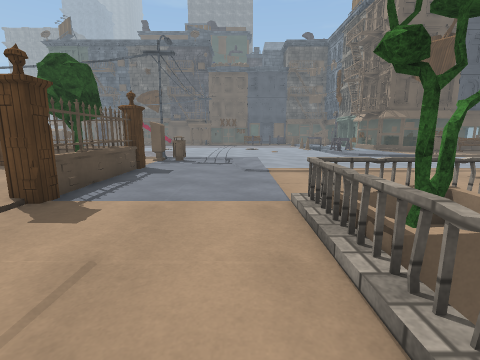
view 1 (above)

19 first-person views from a walk through a scene from a Unity 3-D project. The camera is 1.3 m above the floor, tilts 10° down and sees 85° across. The floor is counted in squares, 1 m on a side. Each view is taken from the middle of a square. On the plan, view 1 faces up. The plan holds only what a view shows up to about 13 squares ahead; the rest is blank. The place goes on beyond the plan. Some animated figures are not drawn. Some surface patterns are stand-ins.

view 2
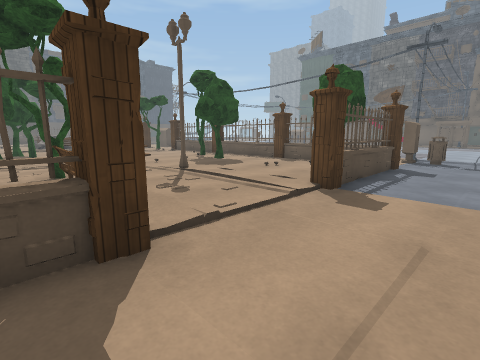

view 3
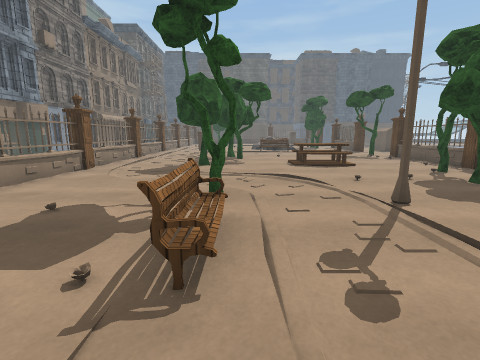

view 4
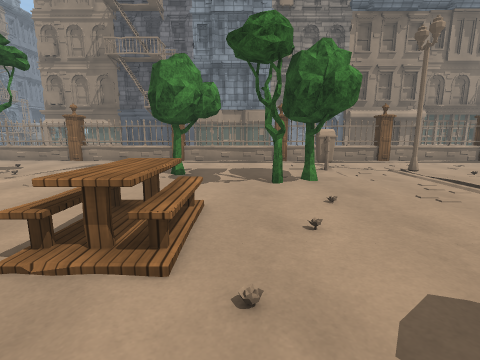

view 5
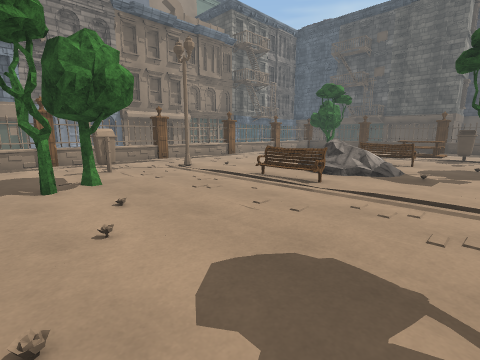

view 6
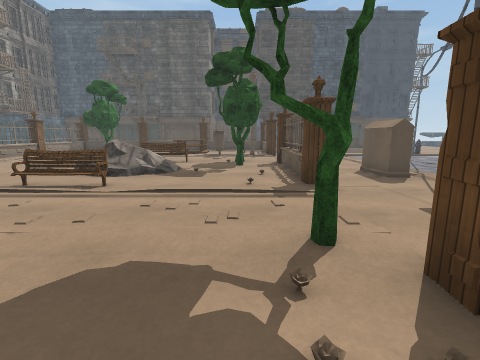

view 7
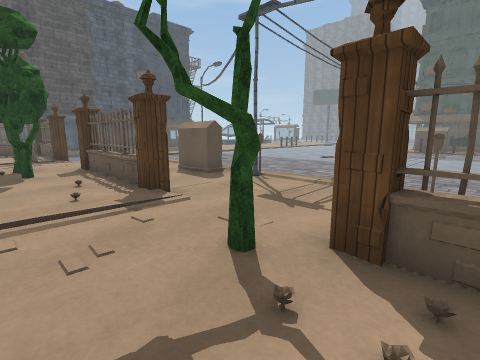

view 8
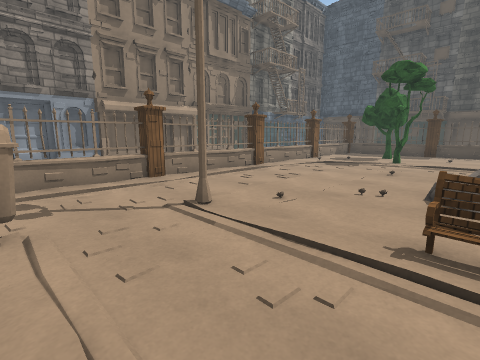

view 9
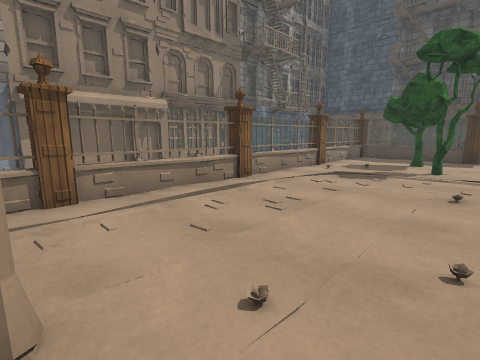

view 10
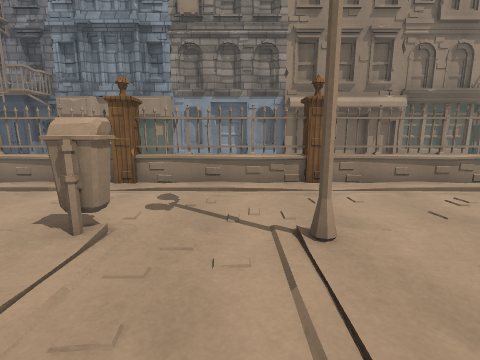

view 11
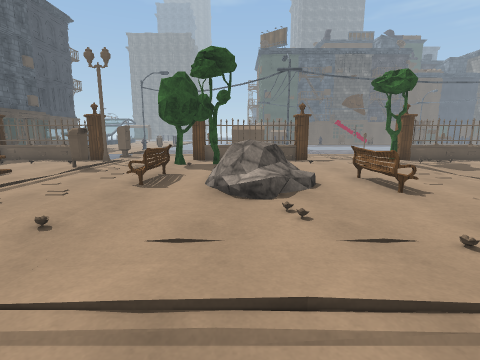

view 12
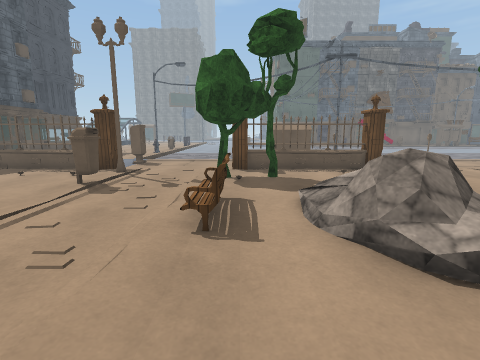

view 13
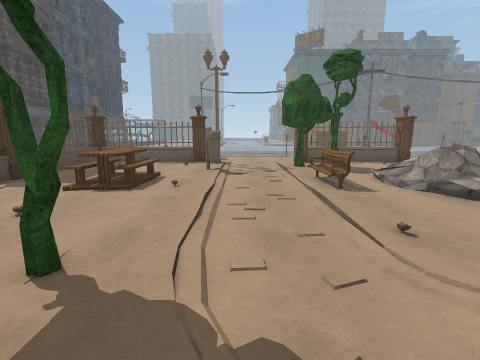

view 14
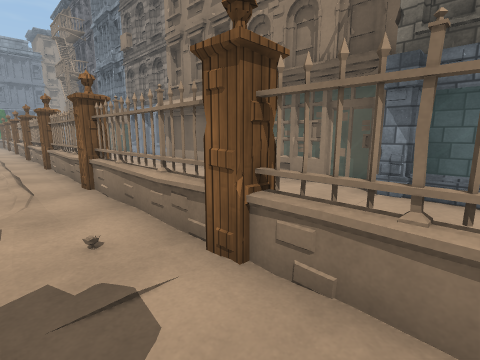

view 15
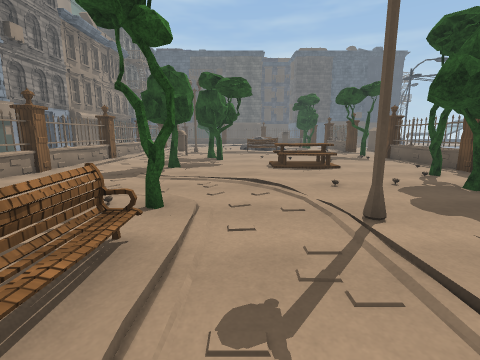

view 16
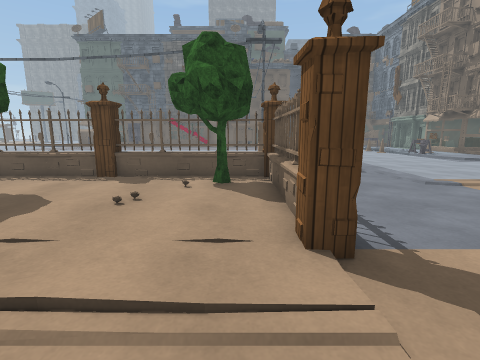

view 17
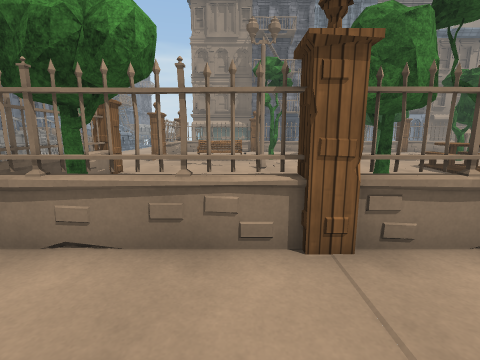

view 18
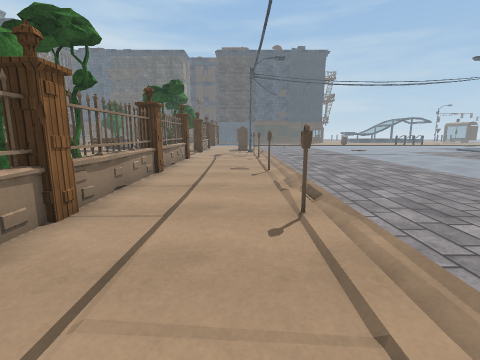

view 19
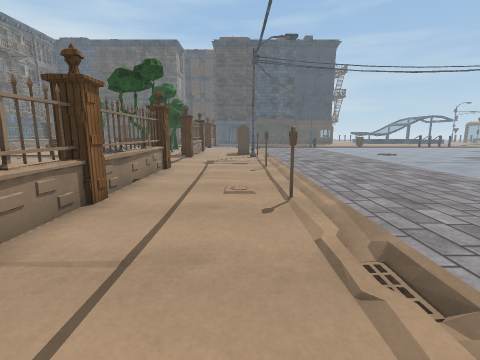

### Floor plan
Key: @ floor where view 1 was taken; # wall or solid block; x gap in a wall; . main floor; : floor 0.25 m higher than the main floor; - floor 0.25 m lower than the main floor; / step, stairs or slope; = window, fence, low wall or low ledge; ^ raised ledge; v drop or lower ground; F fence; T tree; B bench; A table; L flower; O other object.
Columns run from 36 left of view 1 to 9 right of it. Each row starts with its distance up from view 1.
 18            ................
 17           ..................
 16         . ...................
 15         ...............////..         .....
 14          OO O    O    O    O         ......
 13          OO                ..  .#O../.....
 12                                 ..../.........
 11                                 ..../.........
 10 ^OF/../F^O^#F/../F^O^#F^O##F^O##F...//.  .....
  9   .#..T.  O .:..TLL  O        TT#..../     ..
  8   O:..TTT   O:..:.L.   TOT    O #.....
  7   .O..:O    .:..:..      T      #.....
  6 AA.O..:.    .:..:. LAA  O       O.....
  5   :..//B    :....:O   :....:....F..../==x
  4   O:../B    B//.:.    ...O.#::::/    =-T
  3   .:..:.    B/..:O    .:::.......    =TT
  2   .:..:.    .:..:.    ..:..././..    v
  1   .:..:.  O .:..:TT   ....:T/////    v
  0   T...O:....L....T...T:...O:BBL.F   @v
 -1 T ....:.::::.#..O.:::T.:....    #  .
 -2 T .::...........O........:..O
 -3 . ..::..................:::.
 -4   .L:...::::.::::.::::..:...
 -5 O^F##O^F##O^F##O^F## ^F## ^F##
 -6
 -7
 -8
 -9
-10  =OOOOOOOOOOOO//OOOOOOO OO
-11  ##O# O       OO  O

Where each view was taken, in squares from view 1:
view 1: 0 up, 0 right, facing up
view 2: 1 down, 1 left, facing up-left
view 3: 1 up, 4 left, facing left
view 4: 8 up, 17 left, facing down
view 5: 8 up, 17 left, facing down-left
view 6: 8 up, 17 left, facing left
view 7: 7 up, 18 left, facing up-left
view 8: 3 up, 20 left, facing down-left
view 9: 1 up, 23 left, facing down-left
view 10: 2 up, 22 left, facing down
view 11: 3 down, 27 left, facing up
view 12: 0 up, 29 left, facing up
view 13: 3 down, 32 left, facing up
view 14: 3 down, 36 left, facing down-right
view 15: 2 up, 5 left, facing left
view 16: 2 up, 5 left, facing up
view 17: 13 up, 8 left, facing down
view 18: 13 up, 5 left, facing left
view 19: 13 up, 9 left, facing left
